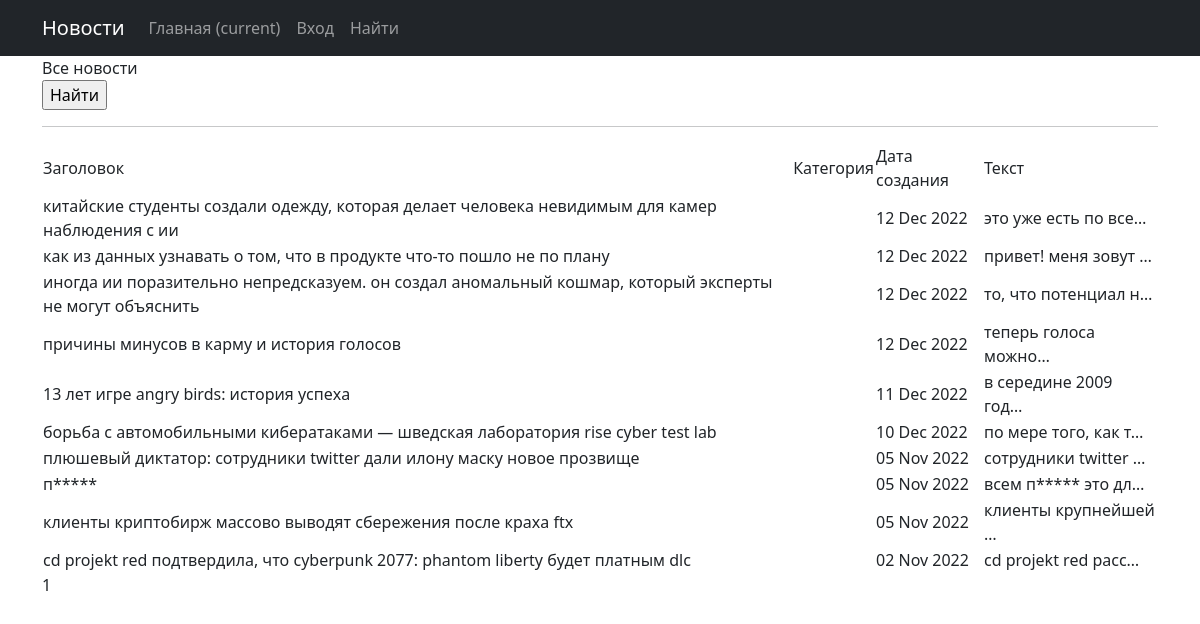
The app's page /news/test/ with its own data.
### news/models.py (models this page shows, shortened)
class Post(models.Model):
    author = models.ForeignKey(Author, on_delete=models.CASCADE)
    NEWS = 'NW'
    ARTICLE = 'AR'
    CATEGORY_CHICES = [
        (NEWS, 'Новость'),
        (ARTICLE, 'Статья'),
    ]
    categoryType = models.CharField(max_length=2,
                                    choices=CATEGORY_CHICES,
                                    default=ARTICLE)
    time_in = models.DateTimeField(auto_now_add=True)
    PostCategory = models.ManyToManyField(Category, related_name='news', through='PostCategory')
    heading = models.CharField(max_length=128)
    text = models.TextField()
    reting_news = models.SmallIntegerField(default=0)

### news/views.py (the view)
# urls.py: path('test/', TestList.as_view(), name='test')
class TestList(ListView):
    model = Post  # Модель обьекта для вывода
    ordering = '-time_in'  # Поле, которое будет использоваться для сортировки объектов
    template_name = "test.html"  # Имя шаблона с инструкциями показа объекта пользователю
    context_object_name = 'post'  # Имя списка с объектами
    paginate_by = 10

### news/templatetags/custom_filters.py (called while the page is built)
@register.filter()
def censor(value):
    text_split = value.lower().split()
    iter = -1
    for x in text_split:
        x = x.replace('.','').replace(',','')
        iter += 1
        if x in bad_word:
            for_len_x = (len(x) - 1) * '*'
            x = x.replace(x[1:], for_len_x)
            text_split[iter] = x
    return f'{" ".join(text_split)}'

### templates/test.html (shortened to what this page needs)
{% extends 'flatpages/default.html' %}
{% load custom_filters %}
{% block content %}
   <h1>Все новости</h1>
   <form action="" method="get">
       <input type="submit" value="Найти" />
   </form>
   <hr>
    {% if post %}
       <table>
           <tr>
               <td>Заголовок</td>
               <td> Категория </td>
               <td>Дата создания</td>
               <td>Текст</td>
           </tr>
           {% for new in post %}
           <tr>
               <td>{{ new.heading|censor }}</td>
               <td>
               </td>
               <td>{{ new.time_in|date:'d M Y' }}</td>
               <td>{{ new.text|truncatechars:20|censor }}</td>
               <td>
                </td>
           </tr>
           {% endfor %}
       </table>
   {% else %}
       <h2>Новостей нет!</h2>
{% endif %}
   {{ page_obj.number }}
{% endblock content %}

### records on screen
Post: heading|censor "китайские студенты создали одежду, которая делает человека невидимым для камер наблюдения с ии", time_in "12 Dec 2022", text|censor "это уже есть по все…"
Post: heading|censor "как из данных узнавать о том, что в продукте что-то пошло не по плану", time_in "12 Dec 2022", text|censor "привет! меня зовут …"
Post: heading|censor "иногда ии поразительно непредсказуем. он создал аномальный кошмар, который эксперты не могут объяснить", time_in "12 Dec 2022", text|censor "то, что потенциал н…"
Post: heading|censor "причины минусов в карму и история голосов", time_in "12 Dec 2022", text|censor "теперь голоса можно…"
Post: heading|censor "13 лет игре angry birds: история успеха", time_in "11 Dec 2022", text|censor "в середине 2009 год…"
Post: heading|censor "борьба с автомобильными кибератаками — шведская лаборатория rise cyber test lab", time_in "10 Dec 2022", text|censor "по мере того, как т…"
Post: heading|censor "плюшевый диктатор: сотрудники twitter дали илону маску новое прозвище", time_in "05 Nov 2022", text|censor "сотрудники twitter …"
Post: heading|censor "п*****", time_in "05 Nov 2022", text|censor "всем п***** это дл…"
Post: heading|censor "клиенты криптобирж массово выводят сбережения после краха ftx", time_in "05 Nov 2022", text|censor "клиенты крупнейшей …"
Post: heading|censor "cd projekt red подтвердила, что cyberpunk 2077: phantom liberty будет платным dlc", time_in "02 Nov 2022", text|censor "cd projekt red расс…"

### other values on screen
{{ page_obj.number }} "1"
